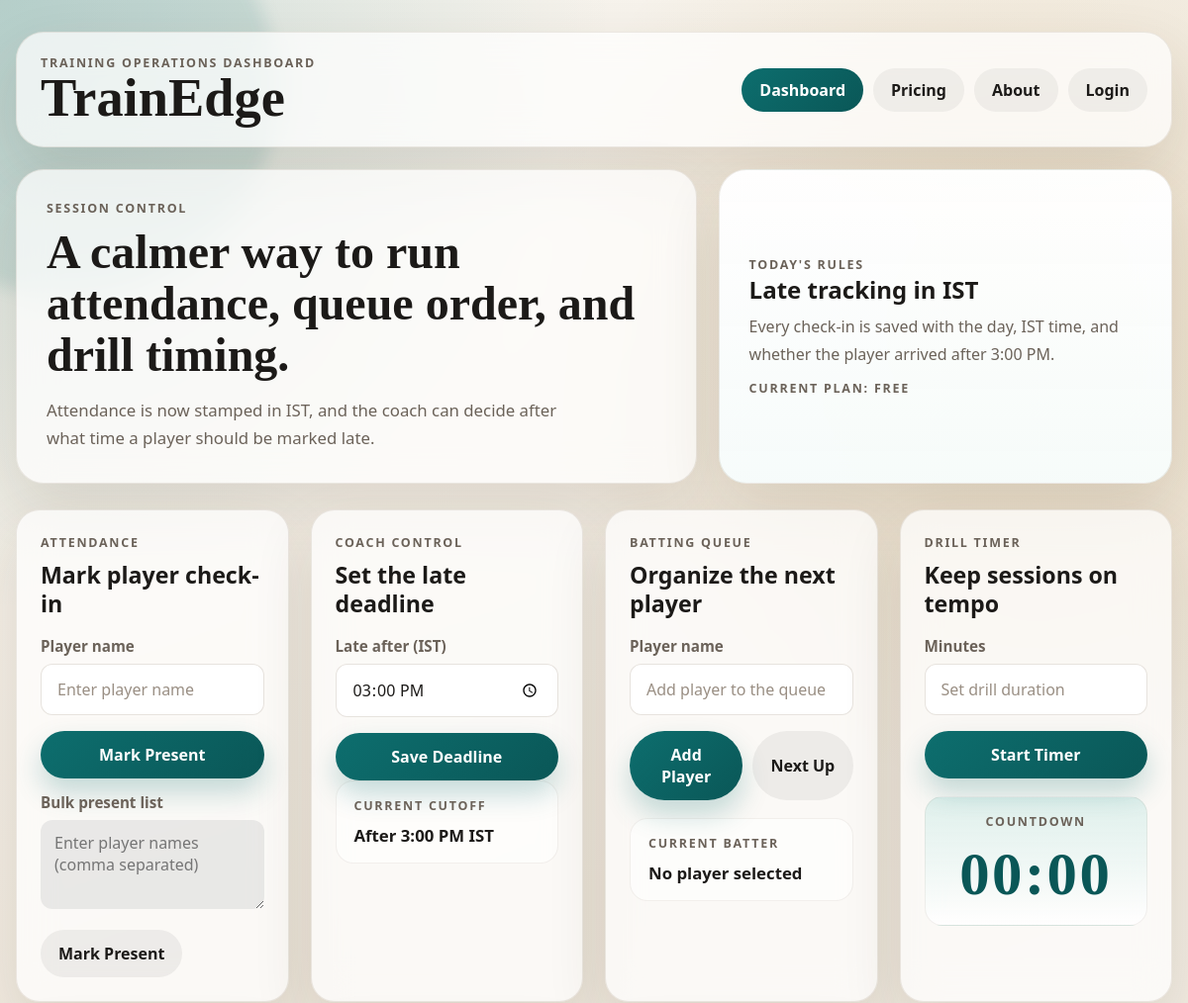
Before: / (upper part) with the older database file.
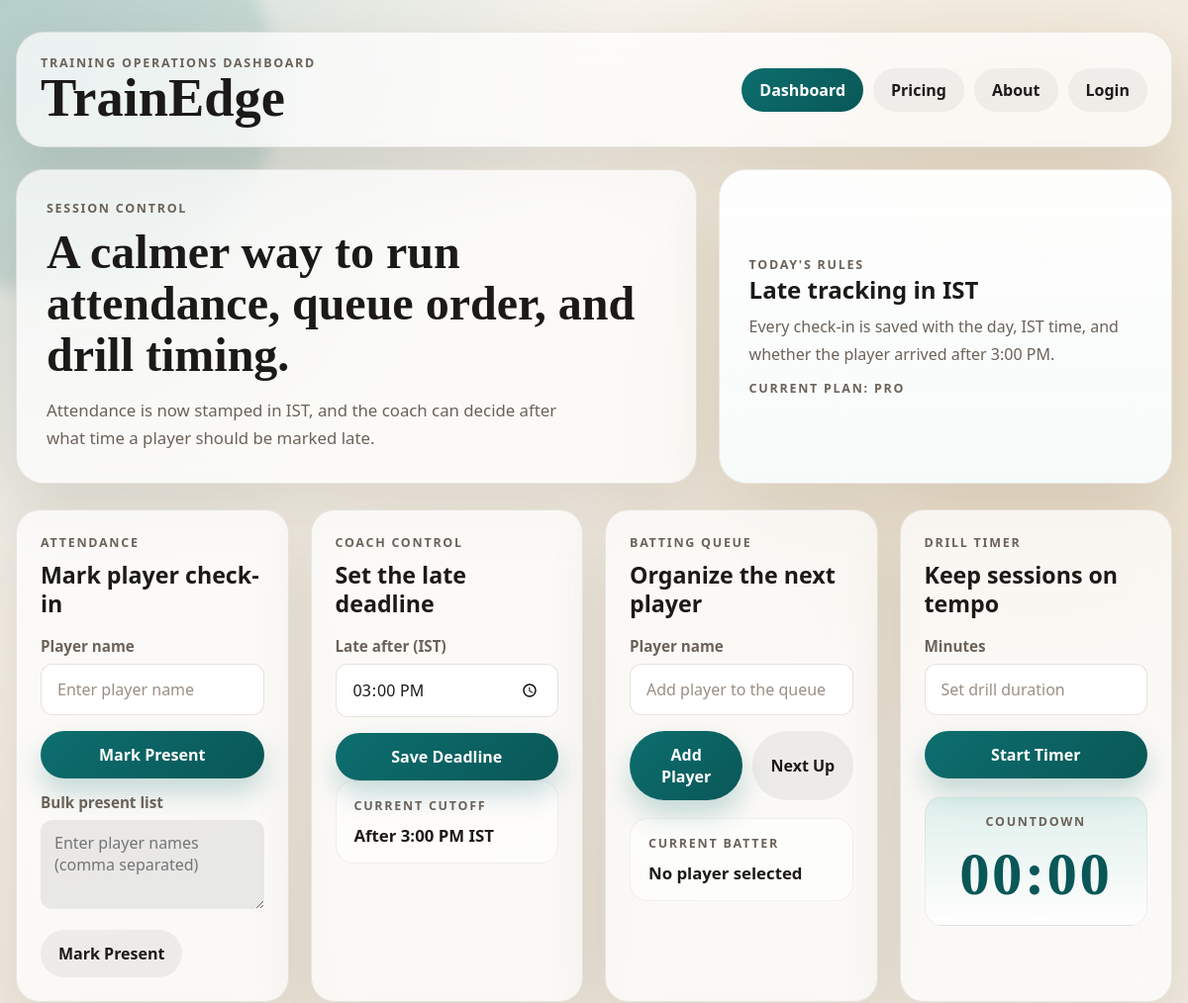
After: the same page with the newer database file.
### tables this page shows
CREATE TABLE clubs (
    id INTEGER PRIMARY KEY AUTOINCREMENT,
    name TEXT,
    plan TEXT DEFAULT 'free'
);

### app.py (the view)
@app.route("/")
def home():
    return render_dashboard()

### app.py (called while the page is built)
def get_db():
    conn = sqlite3.connect(DATABASE_PATH)
    conn.row_factory = sqlite3.Row
    return conn

def get_current_club_id():
    club_id = session.get("club_id", 1)
    try:
        club_id = int(club_id)
        if club_id <= 0:
            club_id = 1
    except (TypeError, ValueError):
        club_id = 1
    print("Current club:", club_id)
    return club_id

def render_dashboard():
    club_id = get_current_club_id()
    conn = get_db()
    try:
        club = conn.execute(
            "SELECT id, name, plan FROM clubs WHERE id = ?",
            (club_id,),
        ).fetchone()
    finally:
        conn.close()
    return render_template(
        "index.html",
        attendance=logic.get_attendance(club_id),
        settings=logic.get_settings(club_id),
        club_plan=(club["plan"] if club else "free"),
    )

@app.context_processor
def inject_auth_state():
    return {"is_logged_in": "user_id" in session}

### logic.py (called while the page is built, shortened)
def normalize_data(data):
    if not isinstance(data, dict):
        return default_data(), True
    clubs = data.get("clubs")
    if isinstance(clubs, dict):
        normalized_clubs = {}
        for club_key, club_data in clubs.items():
            if not isinstance(club_data, dict):
                club_data = {}
            normalized_clubs[str(club_key)] = {
                "attendance": club_data.get("attendance", []),
                "queue": club_data.get("queue", []),
                "settings": club_data.get("settings", {}),
            }
        if not normalized_clubs:
            normalized_clubs["1"] = default_club_data()
        return {"clubs": normalized_clubs}, False

def club_key(club_id):
    try:
        normalized = int(club_id)
        if normalized <= 0:
            return "1"
        return str(normalized)
    except (TypeError, ValueError):
        return "1"

def get_club_data(data, club_id):
    key = club_key(club_id)
    clubs = data.setdefault("clubs", {})
    if key not in clubs or not isinstance(clubs.get(key), dict):
        clubs[key] = default_club_data()
    club_data = clubs[key]
    club_data.setdefault("attendance", [])
    club_data.setdefault("queue", [])
    club_data.setdefault("settings", {})
    return club_data

def load():
    try:
        with open(FILE, "r") as f:
            data = json.load(f)
    except Exception:
        data = default_data()
    normalized, migrated = normalize_data(data)
    if migrated:
        save(normalized)
    return normalized

### templates/index.html (shortened to what this page needs)
<!DOCTYPE html>
<html lang="en">
<head>
    <link rel="stylesheet" href="/static/style.css">
</head>
<body>
    <div class="page-shell">
        <div class="bg-orb bg-orb-left"></div>
        <main class="dashboard">
            <header class="topbar">
                <div class="brand-lockup">
                    <p class="eyebrow">Training Operations Dashboard</p>
                    <h1>TrainEdge</h1>
                </div>
                <nav class="nav-links">
                    <a href="/" class="nav-link active">Dashboard</a>
                    <a href="/pricing" class="nav-link">Pricing</a>
                    <a href="/about" class="nav-link">About</a>
                    {% if is_logged_in %}
                        <a href="/logout" class="nav-link">Logout</a>
                    {% else %}
                        <a href="/login" class="nav-link">Login</a>
                    {% endif %}
                </nav>
            </header>
            <section class="hero">
                <div class="hero-copy">
                    <p class="eyebrow">Session Control</p>
                    <h2 class="hero-title">A calmer way to run attendance, queue order, and drill timing.</h2>
                    <p class="hero-text">
                        Attendance is now stamped in IST, and the coach can decide after what time a player should be marked late.
                    </p>
                </div>
                <div class="hero-panel">
                    <p class="hero-panel-label">Today&apos;s Rules</p>
                    <h2>Late tracking in IST</h2>
                    <p>
                        Every check-in is saved with the day, IST time, and whether the player arrived after {{ settings.late_deadline_label }}.
                    </p>
                    <p class="hero-panel-label" style="margin-top: 10px;">Current plan: {{ club_plan|upper }}</p>
                </div>
            </section>
            <section class="cards-grid cards-grid-main">
                <article class="card">
                    <div class="card-head">
                        <p class="card-kicker">Attendance</p>
                        <h2>Mark player check-in</h2>
                    </div>
                    <label class="field">
                        <span>Player name</span>
                        <input id="name" placeholder="Enter player name">
                    </label>
                    <button class="primary-btn" onclick="mark()">Mark Present</button>
                    <label class="field" style="margin-top: 14px;">
                        <span>Bulk present list</span>
                        <textarea
                            id="bulk-present-names"
                            rows="3"
                            placeholder="Enter player names (comma separated)"
                            style="width: 100%; border: none; border-radius: 12px; padding: 12px 14px; background: rgba(18, 30, 40, 0.08); color: inherit; font: inherit; resize: vertical;"
                        ></textarea>
                    </label>
                    <button class="secondary-btn" onclick="markPresentBulk()">Mark Present</button>
                </article>
                <article class="card">
                    <div class="card-head">
                        <p class="card-kicker">Coach Control</p>
                        <h2>Set the late deadline</h2>
                    </div>
                    <label class="field">
                        <span>Late after (IST)</span>
                        <input id="late-deadline" type="time" value="{{ settings.late_deadline }}">
                    </label>
                    <button class="primary-btn" onclick="saveLateDeadline()">Save Deadline</button>
                    <div class="status-box">
                        <p class="status-label">Current cutoff</p>
                        <p id="late-deadline-status" class="status-value">After {{ settings.late_deadline_label }} IST</p>
                    </div>
                </article>
                <article class="card">
                    <div class="card-head">
                        <p class="card-kicker">Batting Queue</p>
                        <h2>Organize the next player</h2>
                    </div>
                    <label class="field">
                        <span>Player name</span>
                        <input id="qname" placeholder="Add player to the queue">
                    </label>
                    <div class="button-row">
                        <button class="primary-btn" onclick="add()">Add Player</button>
                        <button class="secondary-btn" onclick="next()">Next Up</button>
                    </div>
                    <div class="status-box">
                        <p class="status-label">Current batter</p>
                        <p id="current" class="status-value">No player selected</p>
                    </div>
                </article>
                <article class="card">
                    <div class="card-head">
                        <p class="card-kicker">Drill Timer</p>
                        <h2>Keep sessions on tempo</h2>
                    </div>
                    <label class="field">
                        <span>Minutes</span>
                        <input id="time" type="number" min="1" placeholder="Set drill duration">
                    </label>
                    <button class="primary-btn" onclick="startTimer()">Start Timer</button>
                    <div class="timer-panel">
                        <p class="status-label">Countdown</p>
                        <h3 id="timer">00:00</h3>
                    </div>
                </article>
            </section>
        </main>
    </div>
</body>
</html>

Changed rows visible on the page:
changed clubs: plan "FREE" → "PRO"
